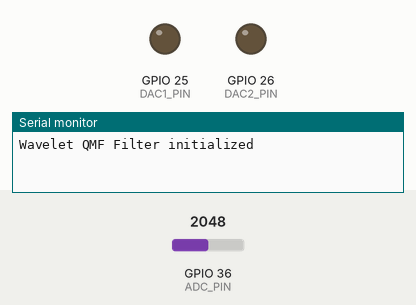
Bench run of a sketch on a simulated ESP32. Shown: output pins drawn as LEDs (lit = HIGH), the last lines printed to the serial monitor. Inputs (shaded band) come from the test bench; at power-on: GPIO 36 (ADC_PIN) = 2048.

Above: at 0.1 s.
At 11.3 s:
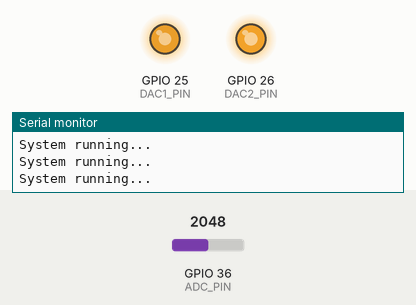
Timing chart, 0 to 12.8 s (numbered marks = the images above):
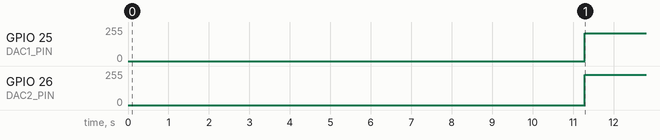

Measured:
- by itself, GPIO 25 (DAC1_PIN): 0/255 → 208/255 at 11.3 s
- by itself, GPIO 26 (DAC2_PIN): 0/255 → 226/255 at 11.3 s

The sketch:

QMF.ino
```cpp
#include <Arduino.h>
#include <driver/adc.h>
#include <driver/dac.h>

// Constants for signal processing
#define SAMPLE_RATE 44100
#define BUFFER_SIZE 256
#define ADC_PIN 36  // VP pin on ESP32
#define DAC1_PIN 25
#define DAC2_PIN 26

// Wavelet parameters in GF(256)
#define SCALING_POLY 0x1B   // Scaling function polynomial
#define WAVELET_POLY 0x0D   // Wavelet function polynomial
#define DECOMP_LEVEL 3      // Wavelet decomposition levels

class GF256LFSR {
    // Previous LFSR implementation remains the same
    private:
        uint8_t state;
        uint8_t feedback_poly;

        uint8_t gf256_mult(uint8_t a, uint8_t b) {
            uint8_t result = 0;
            uint8_t hi_bit_set;

            for (int i = 0; i < 8; i++) {
                if (b & 1)
                    result ^= a;
                hi_bit_set = a & 0x80;
                a <<= 1;
                if (hi_bit_set)
                    a ^= 0x11B;
                b >>= 1;
            }
            return result;
        }

    public:
        GF256LFSR(uint8_t initial_state, uint8_t polynomial) {
            state = initial_state;
            feedback_poly = polynomial;
        }

        uint8_t next() {
            uint8_t feedback = 0;
            uint8_t out = state;

            for (int i = 0; i < 8; i++) {
                if (feedback_poly & (1 << i)) {
                    feedback ^= gf256_mult(state, 1 << i);
                }
            }

            state = feedback;
            return out;
        }
};

class WaveletQMF {
private:
    GF256LFSR *scaling_lfsr;
    GF256LFSR *wavelet_lfsr;

    float scaling_coeffs[BUFFER_SIZE];
    float wavelet_coeffs[BUFFER_SIZE];

    float input_buffer[BUFFER_SIZE];
    float lowpass_buffer[BUFFER_SIZE];
    float highpass_buffer[BUFFER_SIZE];

    // Circular buffer management
    int buffer_index = 0;

    // Convert LFSR output to filter coefficients
    void updateCoefficients() {
        for (int i = 0; i < BUFFER_SIZE; i++) {
            // Generate normalized coefficients from LFSR sequences
            scaling_coeffs[i] = (float)scaling_lfsr->next() / 255.0f;
            wavelet_coeffs[i] = (float)wavelet_lfsr->next() / 255.0f;

            // Apply QMF relationship
            wavelet_coeffs[i] = (i % 2 == 0) ? scaling_coeffs[BUFFER_SIZE - 1 - i]
                                            : -scaling_coeffs[BUFFER_SIZE - 1 - i];
        }

        // Normalize coefficients
        normalizeCoefficients(scaling_coeffs);
        normalizeCoefficients(wavelet_coeffs);
    }

    void normalizeCoefficients(float* coeffs) {
        float sum = 0.0f;
        for (int i = 0; i < BUFFER_SIZE; i++) {
            sum += coeffs[i] * coeffs[i];
        }
        float norm = sqrt(sum);
        for (int i = 0; i < BUFFER_SIZE; i++) {
            coeffs[i] /= norm;
        }
    }

    // Convolution with downsampling
    void convolve(float* input, float* filter, float* output) {
        for (int i = 0; i < BUFFER_SIZE/2; i++) {
            float sum = 0.0f;
            for (int j = 0; j < BUFFER_SIZE; j++) {
                int input_idx = (2*i + j) % BUFFER_SIZE;
                sum += input[input_idx] * filter[j];
            }
            output[i] = sum;
        }
    }

public:
    WaveletQMF() {
        scaling_lfsr = new GF256LFSR(1, SCALING_POLY);
        wavelet_lfsr = new GF256LFSR(1, WAVELET_POLY);
        updateCoefficients();
    }

    ~WaveletQMF() {
        delete scaling_lfsr;
        delete wavelet_lfsr;
    }

    void processSample(float input) {
        // Store input in circular buffer
        input_buffer[buffer_index] = input;
        buffer_index = (buffer_index + 1) % BUFFER_SIZE;

        // Process when buffer is full
        if (buffer_index == 0) {
            // Apply QMF analysis
            convolve(input_buffer, scaling_coeffs, lowpass_buffer);
            convolve(input_buffer, wavelet_coeffs, highpass_buffer);
        }
    }

    void getOutputs(float &lowpass, float &highpass) {
        // Get current output samples
        int output_idx = buffer_index / 2;
        lowpass = lowpass_buffer[output_idx];
        highpass = highpass_buffer[output_idx];
    }
};

// Global objects
WaveletQMF qmf;
hw_timer_t *timer = NULL;

// Timer ISR for consistent sampling
void IRAM_ATTR onTimer() {
    // Read ADC
    int adc_value = analogRead(ADC_PIN);
    float input = adc_value / 4095.0f;  // Normalize to 0-1

    // Process through QMF
    qmf.processSample(input);

    // Get output values
    float lowpass, highpass;
    qmf.getOutputs(lowpass, highpass);

    // Write to DACs (scale to 0-255)
    dac_output_voltage(DAC_CHANNEL_1, (uint8_t)(lowpass * 255));
    dac_output_voltage(DAC_CHANNEL_2, (uint8_t)(highpass * 255));
}

void setup() {
    Serial.begin(115200);

    // Configure ADC
    adc1_config_width(ADC_WIDTH_12Bit);
    adc1_config_channel_atten(ADC1_CHANNEL_0, ADC_ATTEN_DB_11);

    // Configure DACs
    dac_output_enable(DAC_CHANNEL_1);
    dac_output_enable(DAC_CHANNEL_2);

    // Configure timer interrupt for sampling
    timer = timerBegin(0, 80, true);  // 80MHz / 80 = 1MHz
    timerAttachInterrupt(timer, &onTimer, true);
    timerAlarmWrite(timer, SAMPLE_RATE, true);  // Set sampling frequency
    timerAlarmEnable(timer);

    Serial.println("Wavelet QMF Filter initialized");
}

void loop() {
    // Main loop can be used for debugging or parameter adjustment
    delay(1000);

    // Print some debug info
    Serial.println("System running...");
}
```
